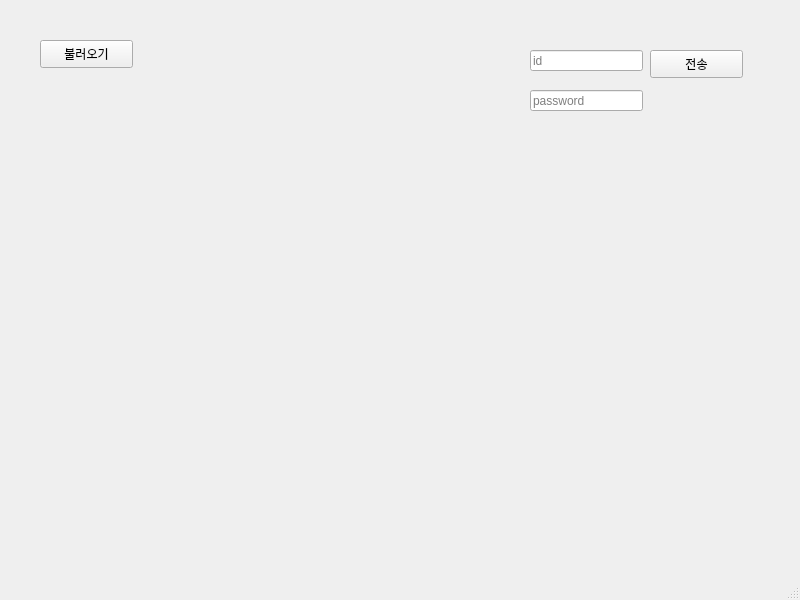
<?xml version="1.0" encoding="UTF-8"?>
<ui version="4.0">
 <class>MainWindow</class>
 <widget class="QMainWindow" name="MainWindow">
  <property name="geometry">
   <rect>
    <x>0</x>
    <y>0</y>
    <width>800</width>
    <height>600</height>
   </rect>
  </property>
  <property name="windowTitle">
   <string>MainWindow</string>
  </property>
  <widget class="QWidget" name="centralwidget">
   <widget class="QPushButton" name="sendmail">
    <property name="geometry">
     <rect>
      <x>650</x>
      <y>50</y>
      <width>93</width>
      <height>28</height>
     </rect>
    </property>
    <property name="text">
     <string>전송</string>
    </property>
   </widget>
   <widget class="QLineEdit" name="id">
    <property name="geometry">
     <rect>
      <x>530</x>
      <y>50</y>
      <width>113</width>
      <height>21</height>
     </rect>
    </property>
    <property name="text">
     <string/>
    </property>
    <property name="placeholderText">
     <string>id</string>
    </property>
   </widget>
   <widget class="QLineEdit" name="password">
    <property name="geometry">
     <rect>
      <x>530</x>
      <y>90</y>
      <width>113</width>
      <height>21</height>
     </rect>
    </property>
    <property name="inputMethodHints">
     <set>Qt::ImhSensitiveData</set>
    </property>
    <property name="text">
     <string/>
    </property>
    <property name="placeholderText">
     <string>password</string>
    </property>
    <property name="clearButtonEnabled">
     <bool>false</bool>
    </property>
   </widget>
   <widget class="QPushButton" name="pushButton">
    <property name="geometry">
     <rect>
      <x>40</x>
      <y>40</y>
      <width>93</width>
      <height>28</height>
     </rect>
    </property>
    <property name="text">
     <string>불러오기</string>
    </property>
   </widget>
  </widget>
  <widget class="QMenuBar" name="menubar">
   <property name="geometry">
    <rect>
     <x>0</x>
     <y>0</y>
     <width>800</width>
     <height>26</height>
    </rect>
   </property>
  </widget>
  <widget class="QStatusBar" name="statusbar"/>
 </widget>
 <resources/>
 <connections/>
</ui>
